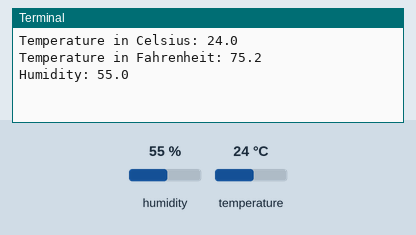
This program was run on a simulated Raspberry Pi (BCM pin numbers). Parts: the last lines printed to the terminal. Inputs (shaded band) come from the test bench; at power-on: humidity 55 %, temperature 24 °C.

Above: at 1.2 s.
1.3 s: humidity set to 22 %
At 3.7 s:
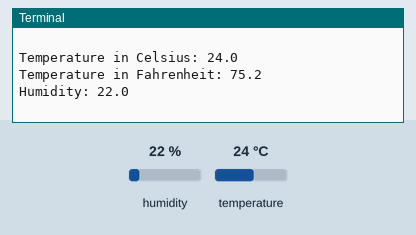
4.3 s: temperature set to 12 °C
At 6.1 s:
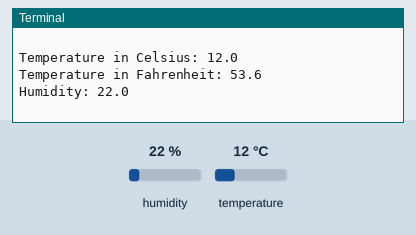
7.3 s: humidity set to 40 %
At 9.8 s:
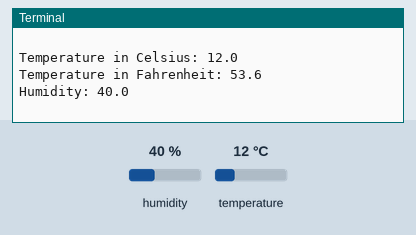
Timing chart, 0 to 11.3 s (numbered marks = the images above; inputs shaded):
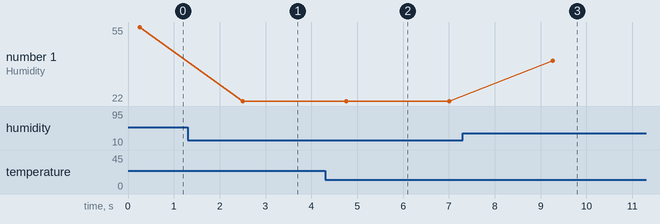

Measured:
- after the input at 1.3 s, the terminal: prints a new line after 1.2 s (image 1)
- after the input at 4.3 s, the terminal: prints a new line after 0.46 s (image 2)
- after the input at 7.3 s, the terminal: prints a new line after 2.0 s (image 3)
- plotted number 1: 55 → 22 after the input at 1.3 s, 22 → 40 after the input at 7.3 s

The program:

raspberrypi_dht.py
```python
import board
import adafruit_dht as af
import time

dht_device = af.DHT22(board.D4);

while True:
	try:
		temperature_c = dht_device.temperature
		temperature_f = ((temperature_c * 9) / 5) + 32
		humidity = dht_device.humidity
		print(f"Temperature in Celsius: {temperature_c}\nTemperature in Fahrenheit: {temperature_f}\nHumidity: {humidity}\n")
	except:
		print("Some error occured!")
	time.sleep(2.0)
```
